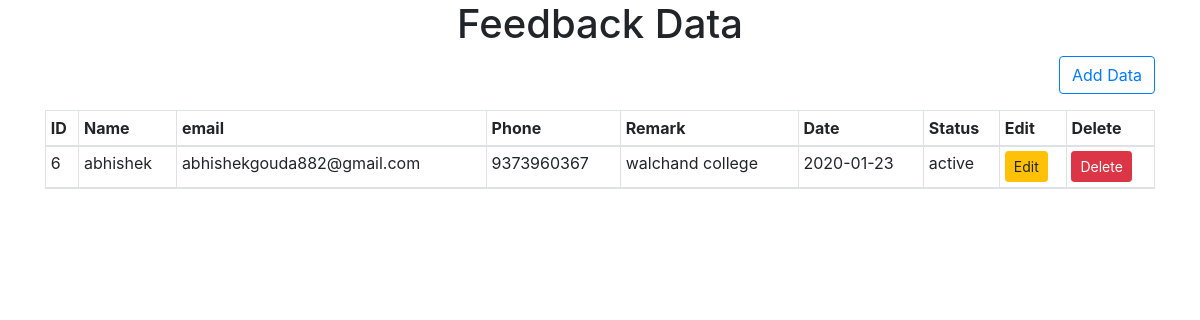
/flat_design/feedback_display.php, run on the app's committed database.
### tables this page shows
CREATE TABLE `feedback_details` (
  `id` int(11) NOT NULL,
  `name` varchar(50) NOT NULL,
  `email` varchar(100) NOT NULL,
  `phone` bigint(20) NOT NULL,
  `remark` varchar(100) NOT NULL,
  `date` date NOT NULL,
  `status` enum('active','inactive') NOT NULL
);

### flat_design/feedback_display.php (the view, shortened to what this page needs)
<!doctype html>
<html lang="en">
  <head>
    <link rel="stylesheet" href="https://stackpath.bootstrapcdn.com/bootstrap/4.3.1/css/bootstrap.min.css">
  </head>
  <body>
      <div class="container">
        <h1 align="center">Feedback Data</h1>
      <a href="feedback_reg.php" class="float-right btn btn btn-outline-primary mb-3">Add Data</a>
  <?php
include('connection.php');
?>
<?php
            $sql = "SELECT * FROM feedback_details";
          $result = mysqli_query($conn, $sql);
          if(mysqli_num_rows($result) > 0){
            echo '<table class="table table-bordered table-sm table-striped">';
			echo"<thead>";
			echo"<th>ID</th>";
            echo"<th>Name</th>";
            echo"<th>email</th>";
			echo"<th>Phone</th>";
			echo"<th>Remark</th>";
      echo"<th>Date</th>";
      echo"<th>Status</th>";
      echo"<th>Edit</th>";
      echo"<th>Delete</th>";
			while($row=mysqli_fetch_assoc($result))
			{
			echo"<tr>";
                echo "<td>" . $row["id"] . "</td>";
                echo"<td>".$row['name']."</td>";
                echo"<td>".$row['email']."</td>";
				echo"<td>".$row['phone']."</td>";
				echo"<td>".$row['remark']."</td>";
                echo"<td>".$row['date']."</td>";
                echo"<td>".$row['status']."</td>";
			 echo "<td>
                  <a href='feedback_update.php?id=".$row["id"]."'  class='btn btn-warning btn-sm'>Edit</a>
                  </td>";
                  echo '<td><form action="" method="POST"><input type="hidden" name="id" value=' . $row["id"] . '><input type="submit" class="btn btn-sm btn-danger" name="delete" value="Delete"></form></td>';
                  echo "</tr>";
			}
			echo"</thead>";
			echo "</table>";
		}
        ?>
      </div>
  </body>
</html>

### data on the page
feedback_details: id "6", name "abhishek", email "abhishekgouda882@gmail.com", phone "9373960367", remark "walchand college", date "2020-01-23", status "active"
